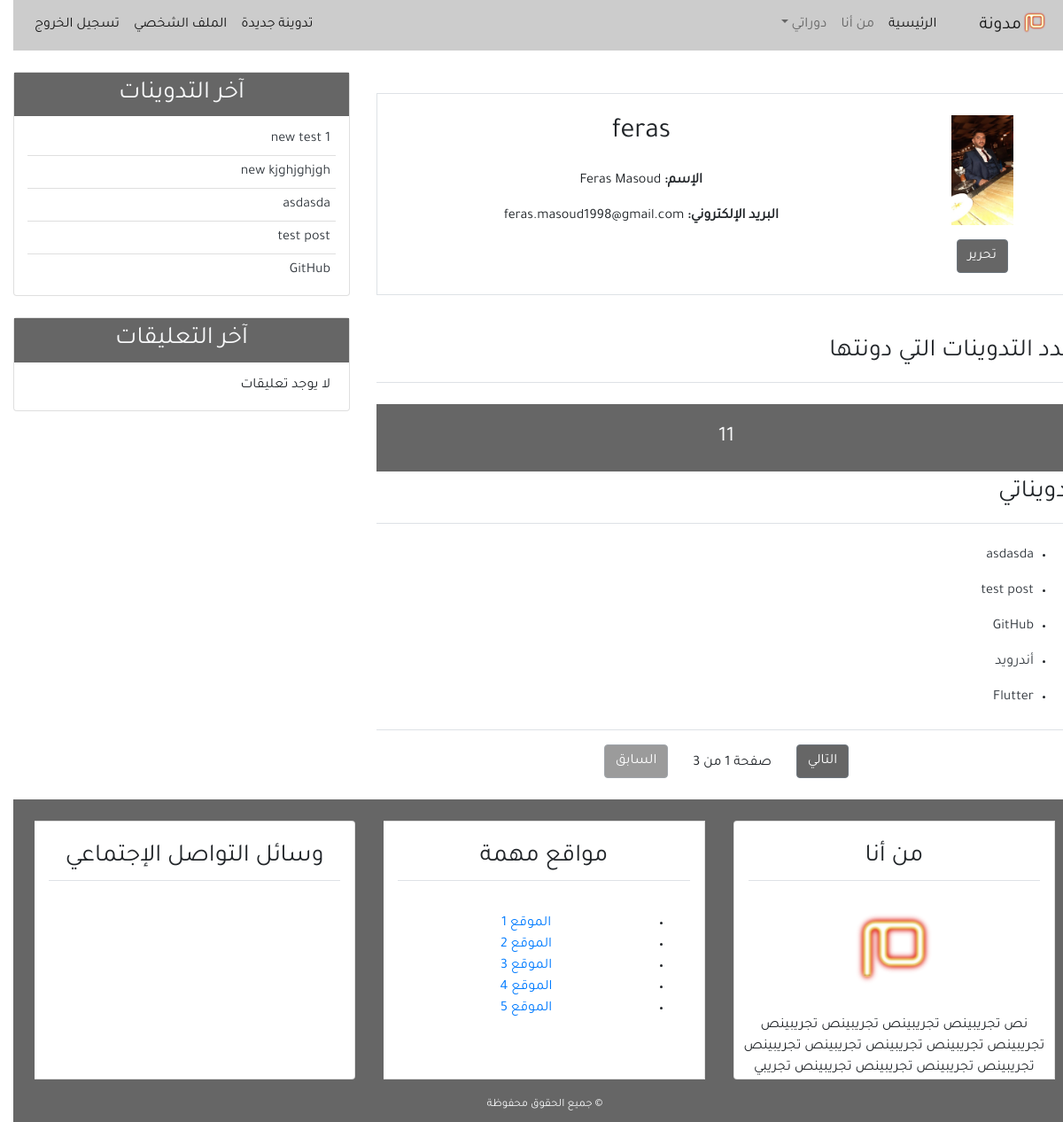
The page /profile/ (signed in) on the database as committed earlier.
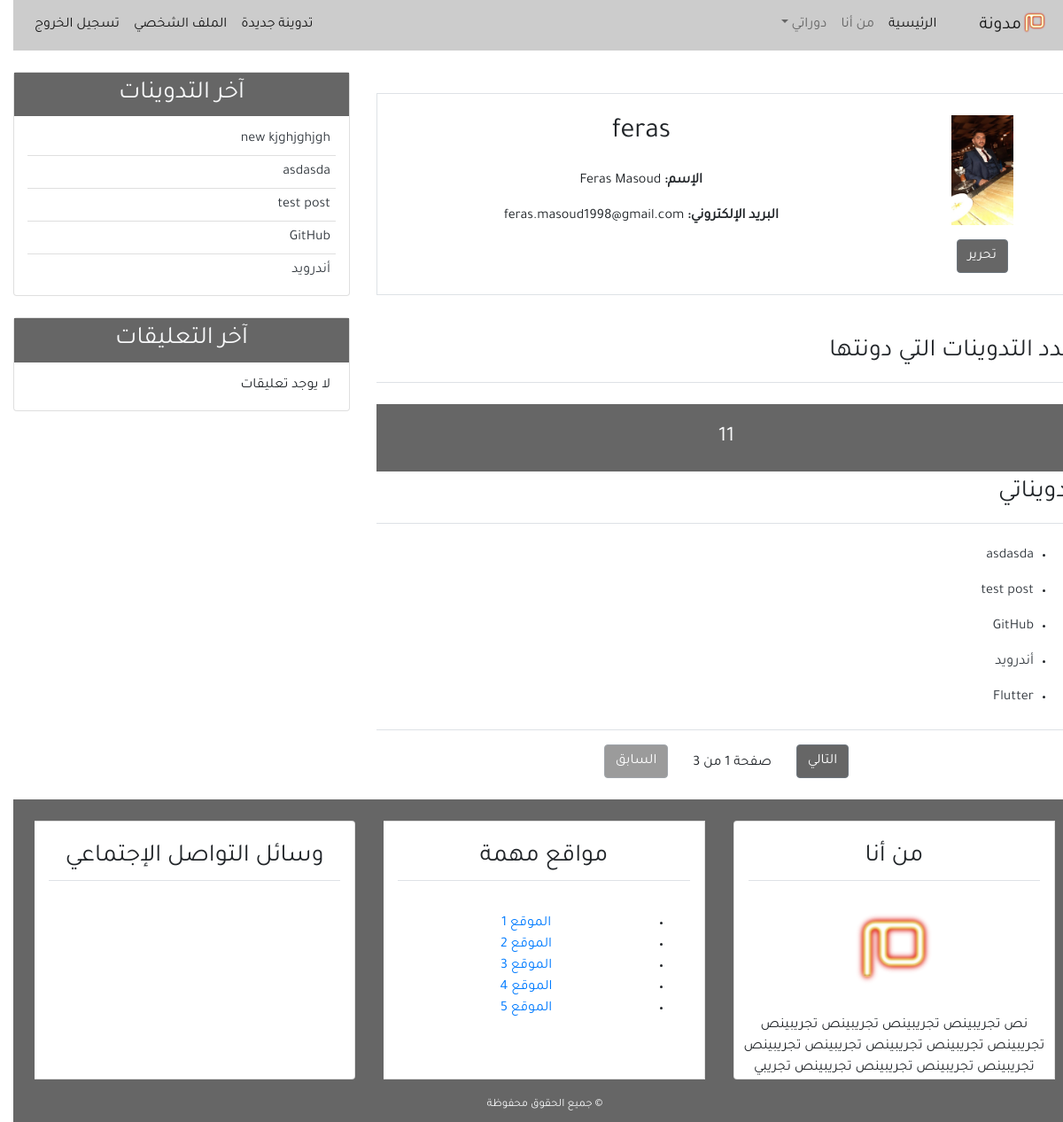
The same page on the database as committed later.
### blog/models.py (models this page shows, shortened)
class Post(models.Model):
    title = models.CharField(max_length=100)
    content = models.TextField()
    post_date = models.DateTimeField(default=timezone.now)
    post_update = models.DateTimeField(auto_now=True)
    author = models.ForeignKey(User, on_delete=models.CASCADE)
    class Meta:
        ordering = ('-post_date', )

### user/views.py (the view)
# urls.py: path('profile/', views.profile, name='profile'),
@login_required(login_url='login')
def profile(request):
    posts = Post.objects.filter(author=request.user)
    post_list = Post.objects.filter(author=request.user)
    paginator = Paginator(posts, 5)
    page = request.GET.get('page')
    try:
        post_list = paginator.page(page)
    except PageNotAnInteger:
        post_list = paginator.page(1)
    except EmptyPage:
        post_list = paginator.page(paginator.num_page)
    context = {
        'title': 'الملف الشخصي',
        'posts': posts,
        'page': page,
        'post_list': post_list,
    }
    return render(request, 'user/profile.html', context)

### blog/templatetags/post_tag.py (called while the page is built)
@register.inclusion_tag('blog/latest_posts.html')
def latest_posts():
    context = {
        'l_posts': Post.objects.all()[0:5]
    }
    return context

@register.inclusion_tag('blog/latest_comment.html')
def latest_comments():
    context = {
        'l_comments': Comment.objects.filter(active=True)[:5]
    }
    return context

### user/templates/user/profile.html (shortened to what this page needs)
{% extends 'blog/base.html' %}
{% block content %}
{% load crispy_forms_tags %}
<div class="border p-4 mb-5 mt-4">
    <div class="row">
        <div class="col-md-3 text-center">
            <img class="ing-fluid" width="70px" src="{{ user.profile.image.url }}" alt="{{ user.username }}">
            <div class="mt-3">
                <a class="btn btn-secondary bg-secondary" href="{% url 'profile_update' %}"> تحرير</a>
            </div>
        </div>
        <div class="col-md-9 text-center">
            <h2 class="mb-4">{{user.username}}</h2>
            <p class="font-weight-bold">الإسم: <span class="font-weight-normal">{{user.first_name}} {{user.last_name}}</span></p>
            <p class="font-weight-bold">البريد الإلكتروني: <span class="font-weight-normal">{{user.email}}</span></p>
        </div>
    </div>
</div>
<div class="row">
    <div class="col-md">
        <h3 class="border-bottom pb-3 mb-4">عدد التدوينات التي دونتها</h3>
        <h4 class="bg-secondary text-center p-4 text-light">{{posts.count}}</h4>
    </div>
</div>
<h3 class="border-bottom pb-3 mb-4">تدويناتي</h3>
{% for post in post_list %}
<ul class="pr-5">
    <li><a class="text-dark" href="{% url 'detail' post.pk %}">{{post.title}}</a></li>
</ul>
{% empty %}
<h4 class="text-center mb-5">لا يوجد تدوينات</h4>
{% endfor %}
{% include 'blog/pagination.html' with page=post_list %}
{% endblock content %}

### blog/templates/blog/latest_posts.html
<ul class="list-group-flush latest-post">
    {% for post in l_posts %}
        <li class="list-group-item latest-post-item">
            <a href="{% url 'detail' post.pk %}" class="text-dark">
                {% if post.title|length > 40 %}
                    {{post.title|slice:'40'}} ..
                {% else %}
                    {{post.title}}
                {% endif %}
            </a>
        </li>
    {% endfor %}
</ul>

Rows that differ between the two databases and show on the page:
removed Post: title "new test 1", shown under "آخر التدوينات"
now on one of the page's lists (row unchanged): Post: title "أندرويد"
